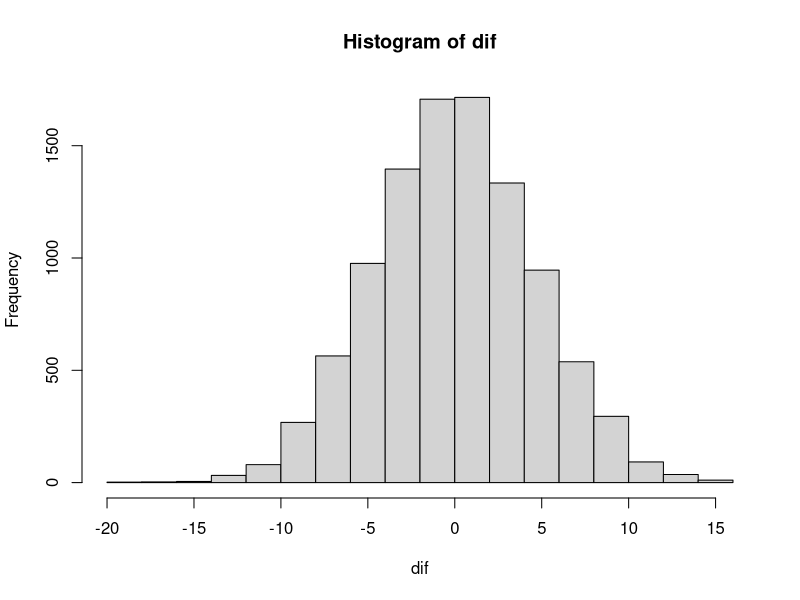
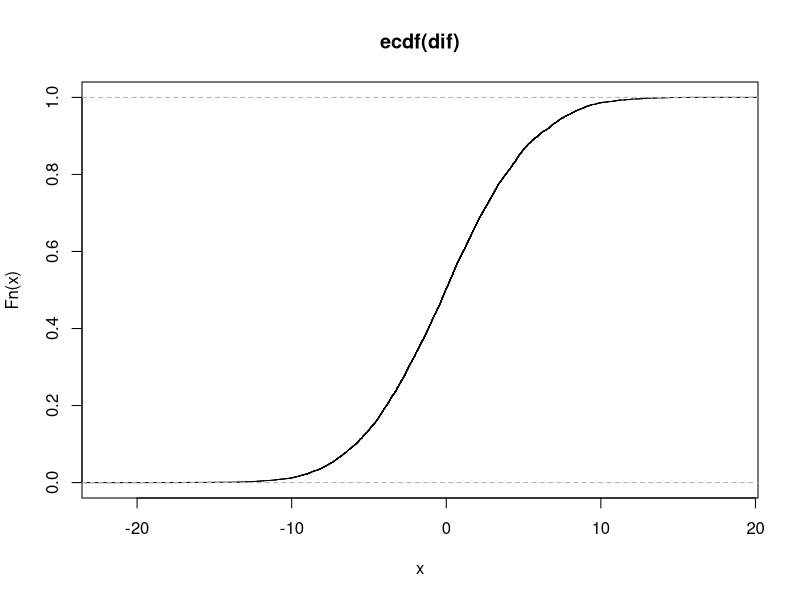

Write R code to recreate these figures, in order.
set.seed(896); 
run<- data.frame(time=rnorm(50,mean=50,sd=10),training.method=rep(letters[1:5],each=10));  
summary(aov(run$time~run$training.method)) 
## Here we introduce a noticeable performance increase for group A and run the ANOVA again
run[1:10,1] <- run[1:10,1] - 15
summary(aov(run$time~run$training.method))

## Imagine we only had access to rank order between the runners.
kruskal.test(run$time~run$training.method)

## explore the ANOVA results table
summary(aov(run$time~run$training.method))

count <- 0
variances <- NULL
for (i in 1:5){
        count <- count + 1
        variances <- c(variances, var(run$time[run$training.method==letters[count]]))
}
variances
sum(variances)/5


count <- 0
means <- NULL
for (i in 1:5){
        count <- count + 1
        means <- c(means, mean(run$time[run$training.method==letters[count]]))
}
means
var(means) * 10

## Spearman's rank correlation coefficient
#Create some data
set.seed(278)
x <- rnorm(25, mean=100, sd=10)
y <- 2 * x + 20 + rnorm(25, mean=10, sd=4)
cor(x,y)  #If you just want the correlation coefficient
cor(x,y)^2 #Or the coefficient of determination

## If your data is on ordinal scale you can calculate a non-parametric 
## alternative called  Spearman's rank correlation coefficient. 
cor(x,y, method="spearman")
cor(x,y, method="spearman")^2

## Sometimes lack of knowledge about distributions be compensated with computational power
set.seed(570)
group1 <- rnorm(13,90, 10)
group2 <- rnorm(13,100,10)
#So let’s pool the values in one group for a while
group <- c(group1,group2)

#We sample new random groups from the same data, with replacement
dif <- numeric(10000)
for(i in 1:10000){
        dif[i]<-mean(sample(group,13,replace=T))-mean(sample(group,13,replace=T))
}
#Calculate mean difference between the random groups 10000 times and plot a histogram

hist(dif)

#We can construct an empirical cumulative distribution function using ecdf()
#In this case ‘empirical’ means: we have no theory, we figured out by experimentation

Fn <- ecdf(dif)

#Draw a plot of cumulated probabilities to draw a difference in means equal to or smaller than x

plot(Fn)

#Let’s go back to our measured difference from the t.test excercise

measured.dif <- mean(group1)-mean(group2)

#Use Fn to look up how many resamplings were like measured.dif or smaller

Fn(measured.dif)

#Can you see how this corresponds to the p-value of a one-tailed test?
#Look at this result:

t.test(group1,group2, var.equal=T)$p.value

#Let’s make a one-tailed test for those who don’t like dividing by 2  ;)

t.test(group1,group2, var.equal=T, alternative = "less" )$p.value
